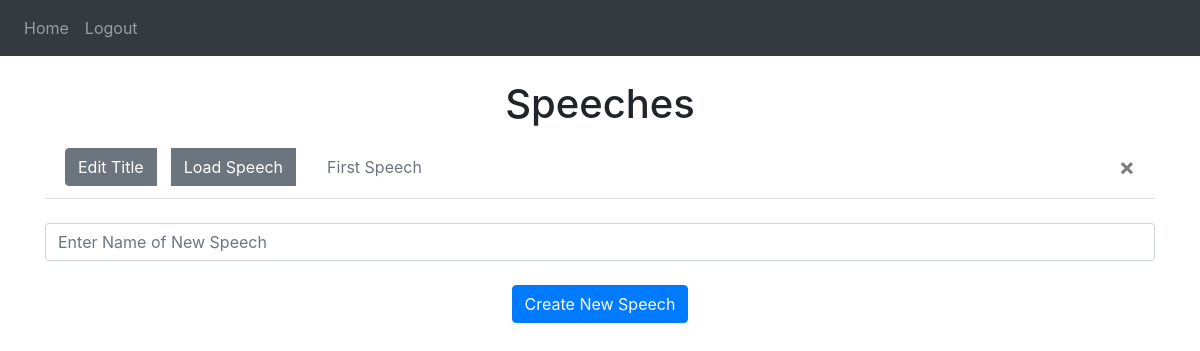
Page / (signed in) on the earlier database version.
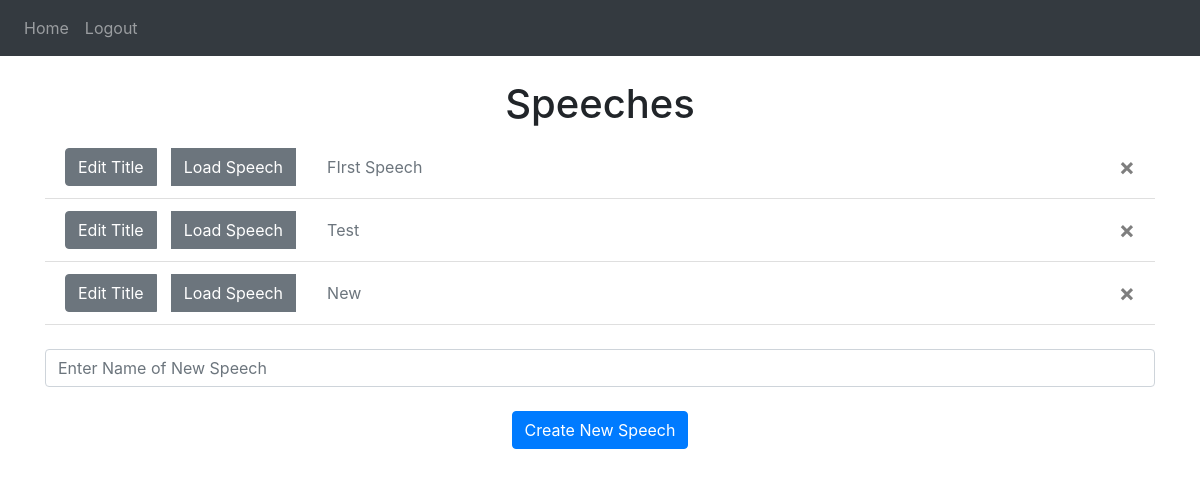
Same page on the later database version.
### website/models.py (models this page shows)
class Speech(db.Model):
  id = db.Column(db.Integer, primary_key=True)
  title = db.Column(db.String(150))
  data = db.Column(
    sqlalchemy_jsonfield.JSONField(
            enforce_string=True,
            enforce_unicode=False
        ),
        nullable=False
  )
  user_id = db.Column(db.Integer, db.ForeignKey('user.id'))

### website/views.py (the view, shortened to what this page needs)
@login_required
@views.route('/', methods=['GET', 'POST'])
def home():
  return render_template("home.html", user=current_user)

### website/__init__.py (called while the page is built)
def create_app():
  app = Flask(__name__)
  app.config['SECRET_KEY'] = 'n3Uc!88D@l93jE0d'
  app.config['SQLALCHEMY_DATABASE_URI'] = f'sqlite:///{DB_NAME}'
  db.init_app(app)
  from .views import views
  from .auth import auth
  app.register_blueprint(views, url_prefix='/')
  app.register_blueprint(auth, url_prefix='/')
  from .models import User
  create_database(app)
  login_manager = LoginManager()
  login_manager.login_view = 'auth.login'
  login_manager.init_app(app)
  @login_manager.user_loader
  def load_user(id):
    return User.query.get(int(id))
  return app

### website/templates/home.html
{% extends "base.html" %} {% block title %}Home{% endblock %}
{% block content %}
<div class="container">
  <br>
  <h1 align="center">Speeches</h1>
  <ul class="list-group list-group-flush" id="speeches">
    {% for speech in user.speeches %}
    <li class="list-group-item">
      <div class="input-group">
        <div class="input-group-prepend">
          <button class="btn btn-secondary" onclick="updateTitle(document.getElementById('{{speech.id}}').id)">Edit Title</button>
        </div>
        <div class="input-group-prepend">
          <button class="btn btn-secondary" onclick="loadSpeech(document.getElementById('{{speech.id}}').id)" style="margin:0 15px;">Load Speech</button>
        </div>
        <input type="text" id="speech-list-title-{{ speech.id }}" class="form-control" style="background-color: white; border: 0; margin: 0 5px;"
        placeholder="{{ speech.title }}" readonly>
        <div class="input-group-append">
          <button type="button" id="{{speech.id}}" class="close" onclick="deleteSpeech(document.getElementById('{{speech.id}}').id)">
            <span aria-hidden="true">&times;</span>
          </button>
        </div>
      </div>
    </li>
    {% endfor %}
  </ul>
  <br>
  <form method="POST">
    <div class="input-group">
      <input name="title" id="title" type="text" class="form-control" placeholder="Enter Name of New Speech">
    </div>
    <br>
    <div align="center">
      <button type="submit" class="btn btn-primary">Create New Speech</button>
    </div>
  </form>
</div>
{% endblock %}

### website/templates/base.html (shortened to what this page needs)
<!DOCTYPE html>
<html>
  <head>
    <link
      rel="stylesheet"
      href="https://stackpath.bootstrapcdn.com/bootstrap/4.4.1/css/bootstrap.min.css"
    />
    <link
      rel="stylesheet"
      href="https://stackpath.bootstrapcdn.com/font-awesome/4.7.0/css/font-awesome.min.css"
    />
  </head>
  <body>
    <nav class="navbar navbar-expand-lg navbar-dark bg-dark">
      <div class="collapse navbar-collapse" id="navbar">
        <div class="navbar-nav">
          {% if user.is_authenticated %}
          <a class="nav-item nav-link" id="home" href="/">Home</a>
          <a class="nav-item nav-link" id="logout" href="/logout">Logout</a>
          {% else %}
          <a class="nav-item nav-link" id="login" href="/login">Login</a>
          <a class="nav-item nav-link" id="signup" href="/signup">Sign Up</a>
          {% endif %}
        </div>
      </div>
    </nav>
    {% block content %}
    {% endblock %}
  </body>
</html>

Differences in the rows shown:
changed Speech: title "First Speech" → "FIrst Speech"
added Speech: title "Test"
added Speech: title "New"
